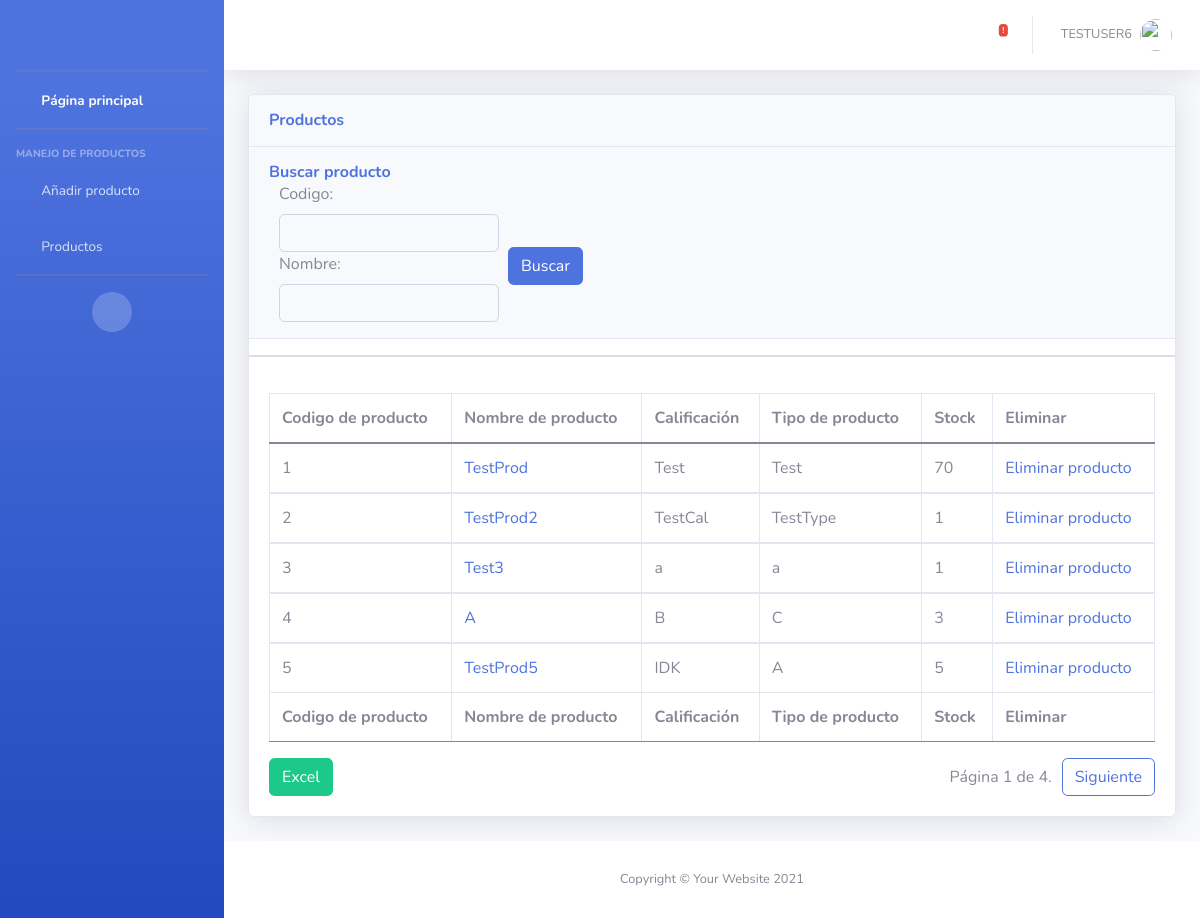
Before: /tables/ (signed in) with the older database file.
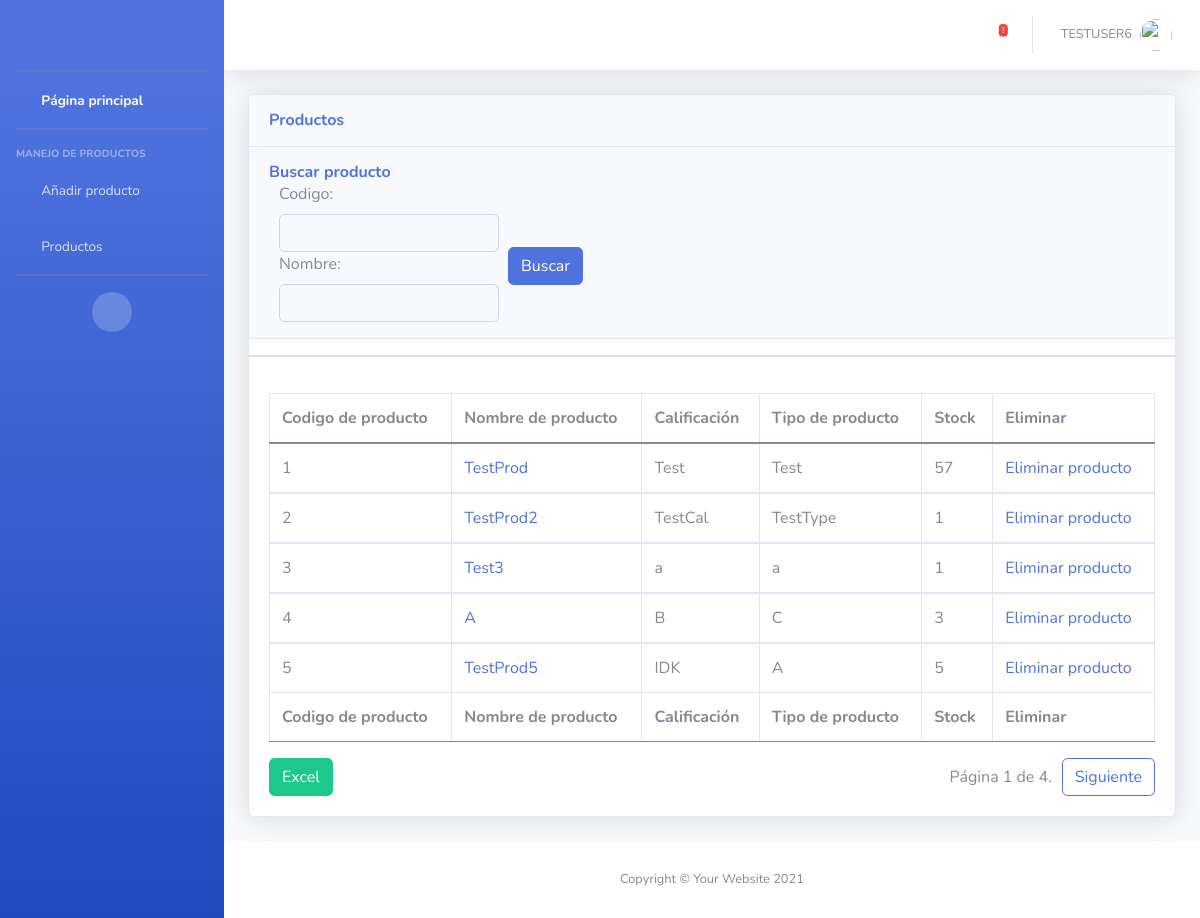
After: the same page with the newer database file.
### stockList/models.py (models this page shows, shortened)
class Tables(models.Model):
    codProd = models.IntegerField(default=0, blank=False, null=False)
    nomProd = models.CharField(max_length=20, blank=False, null=False)
    calificacion = models.TextField(max_length=20, blank=False, null=False, choices=tiposDeProducto, verbose_name="Calificación")
    tipoProd = models.TextField(max_length=13, blank=False, null=False)
    stock = models.IntegerField(default=0, blank=False, null=False)
    class Meta:
        verbose_name = "Table"
        verbose_name_plural = "Tables"

### stockList/views.py (the view, shortened to what this page needs)
# urls.py: path('tables/', login_required(sViews.tables), name='tables'),
def tables(request):
    tablesEntries=Tables.objects.all().order_by('id')
    form=TablesSearchForm(request.POST or None)
    paginator = Paginator(tablesEntries, 5) #paginador, dividido por 5 entradas en cada pagina
    page_number = request.GET.get("page")
    page_obj = paginator.get_page(page_number)
    context = {
        "form": form,
        "everyEntry": tablesEntries,
        "page_obj": page_obj,
        } #contexto para la página, para definirlo de una sola forma
    return render(request, "stockList/tables.html", context)

### stockList/forms.py
class TablesSearchForm(forms.ModelForm):
    codProd=IntegerField( label="Codigo" ,required=False, widget=forms.NumberInput(attrs={'class':'form-control form-control-user bg-light small', 'aria-describedby':'basic-addon2'}))
    nomProd=CharField( label="Nombre",max_length=20, required=False, widget=forms.TextInput(attrs={'class':'form-control form-control-user bg-light small', 'aria-describedby':'basic-addon2'}))
    class Meta:
        model = Tables
        fields = ['codProd', 'nomProd']

### stockList/context_processors.py (called while the page is built)
def alerts(request):
    alertsEntries=Tables.objects.all().order_by('stock')
    return {"alerts": alertsEntries}

### stockList/templates/stockList/tables.html (shortened to what this page needs)
{% extends "core/base.html" %}
{% load static %}
{% block styles %}
<link href="{% static 'core/vendor/fontawesome-free/css/all.min.css' %}" rel="stylesheet" type="text/css">
    <link href="https://cdn.jsdelivr.net/npm/bootstrap@5.0.2/dist/css/bootstrap.min.css" rel="stylesheet">
<link href="{% static 'core/css/sb-admin-2.min.css' %}" rel="stylesheet">
<link href="{% static 'core/vendor/datatables/dataTables.bootstrap4.min.css' %}" rel="stylesheet">
{% endblock %}
{% block content %}
                <div class="container-fluid">
                    <div class="card shadow mb-4">
                        <div class="card-header py-3">
                            <h6 class="m-0 font-weight-bold text-primary">Productos</h6>
                        </div>
                        <div>
                            <div class="card-header py-3">
                                <h6 class="m-0 font-weight-bold text-primary">Buscar producto</h6>
                            <form class="navbar-search" method="POST" action="">
                                    <div class="input-group">
                                        <div class="border-0" aria-label="Search" aria-describedby="basic-addon2" style="margin-left:10px; margin-right:10px">
                                        {{form.as_table}}
                                        </div>
                                        <div class="">
                                            <input class="btn btn-primary" type="submit" value="Buscar" style="margin-top:65px;">
                                        </div>
                                    </div>
                                </div>
                        </div>
                        <hr>
                        <div class="card-body">
                            <div class="table-responsive">
                                <table class="table table-bordered" id="dataTable" width="100%" cellspacing="0">
                                    <thead>
                                        <tr>
                                            <th>Codigo de producto</th>
                                            <th>Nombre de producto</th>
                                            <th>Calificación</th>
                                            <th>Tipo de producto</th>
                                            <th>Stock</th>
                                            <th>Eliminar</th>
                                        </tr>
                                    </thead>
                                    <tfoot>
                                        <tr>
                                            <th>Codigo de producto</th>
                                            <th>Nombre de producto</th>
                                            <th>Calificación</th>
                                            <th>Tipo de producto</th>
                                            <th>Stock</th>
                                            <th>Eliminar</th>
                                        </tr>
                                    </tfoot>
                                    {% for product in page_obj%}
                                    <tbody>
                                        <tr>
                                            <td>{{product.codProd}}</td>
                                            <td><a href="{% url 'update_stock' product.id %}">{{product.nomProd}}</a></td>
                                            <td>{{product.calificacion}}</td>
                                            <td>{{product.tipoProd}}</td>
                                            <td>{{product.stock}}</td>
                                            <td><a href="{% url 'delete_stock' product.id %}">Eliminar producto</a></td>
                                        </tr>
                                    </tbody>
                                    {% endfor %}
                                </table>
                                <a href="{% url 'stockList:reporte_excel' %}" class="btn btn-success">Excel</a>
                                <div class="btn-group paginator-style Bbutton" role="group" aria-label="Basic outlined example">
                                    <span class="current pageNumerator">
                                        Página {{ page_obj.number }} de {{ page_obj.paginator.num_pages }}.
                                    </span>
                                    {% if page_obj.has_next %}
                                    <a href="?page={{ page_obj.next_page_number }}">
                                        <button type="button" class="btn btn-outline-primary paginator-buttons">Siguiente</button>
                                    </a>
                                    {% endif %}
                                </div>
                            </div>
                        </div>
                    </div>
                </div>
            </div>
{% endblock %}

### core/templates/core/base.html (shortened to what this page needs)
{% load static %}
<!DOCTYPE html>
<html lang="en">
<head>
    {% block styles %}{% endblock %}
</head>
<body id="page-top">
    <div id="wrapper">
        <ul class="navbar-nav bg-gradient-primary sidebar sidebar-dark accordion" id="accordionSidebar">
            <a class="sidebar-brand d-flex align-items-center justify-content-center" href="/">
                <div class="sidebar-brand-icon rotate-n-15">
                    <i class="fas fa-laugh-wink"></i>
                </div>
            </a>
            <hr class="sidebar-divider my-0">
            <li class="nav-item active">
                <a class="nav-link" href="/">
                    <i class="fas fa-fw fa-tachometer-alt"></i>
                    <span>Página principal</span></a>
            </li>
            <hr class="sidebar-divider">
            <div class="sidebar-heading">
                Manejo de productos
            </div>
            <li class="nav-item">
                <a class="nav-link" href="/adding_stock/">
                    <i class="fas fa-fw fa-folder"></i>
                    <span>Añadir producto</span></a>
            </li>
            <li class="nav-item">
                <a class="nav-link" href="/tables/">
                    <i class="fas fa-fw fa-table"></i>
                    <span>Productos</span></a>
            </li>
            <hr class="sidebar-divider d-none d-md-block">
            <div class="text-center d-none d-md-inline">
                <button class="rounded-circle border-0" id="sidebarToggle"></button>
            </div>
        </ul>
        <div id="content-wrapper" class="d-flex flex-column">
            <div id="content">
                <nav class="navbar navbar-expand navbar-light bg-white topbar mb-4 static-top shadow">
                    <ul class="navbar-nav ml-auto">
                        <li class="nav-item dropdown no-arrow mx-1">
                            <a class="nav-link dropdown-toggle" href="#" id="alertsDropdown" role="button"
                                data-toggle="dropdown" aria-haspopup="true" aria-expanded="false">
                                <i class="fas fa-bell fa-fw"></i>
                                {% for product in alerts %}
                                {% if product.stock <= 20 and forloop.counter == 5 %}
                                    <span class="badge badge-danger badge-counter">!</span>
                                {% endif %}
                                {% endfor %}
                            </a>
                        </li>
                        <li class="nav-item dropdown no-arrow">
                            <a class="nav-link dropdown-toggle" href="#" id="userDropdown" role="button"
                                data-toggle="dropdown" aria-haspopup="true" aria-expanded="false">
                                <span class="mr-2 d-none d-lg-inline text-gray-600 small">{{ user.username | upper }}</span>
                                <img class="img-profile rounded-circle"
                                    src="{% static 'core/img/undraw_profile.svg' %}">
                            </a>
                        </li>
                    </ul>
                </nav>
                {% block content %}{% endblock %}
            <footer class="sticky-footer bg-white">
                <div class="container my-auto">
                    <div class="copyright text-center my-auto">
                        <span>Copyright &copy; Your Website 2021</span>
                    </div>
                </div>
            </footer>
        </div>
    </div>
</body>
</html>

Changed rows visible on the page:
changed Tables "TestProd": stock "70" → "57"
